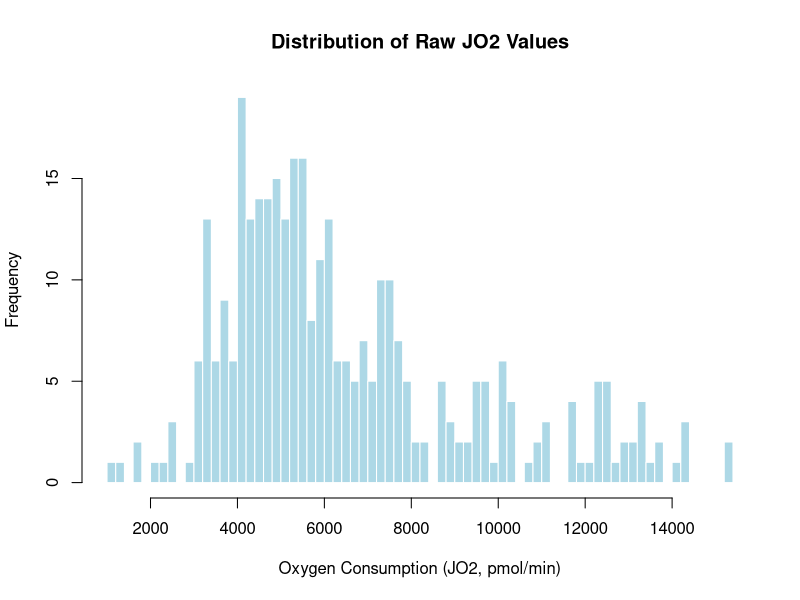
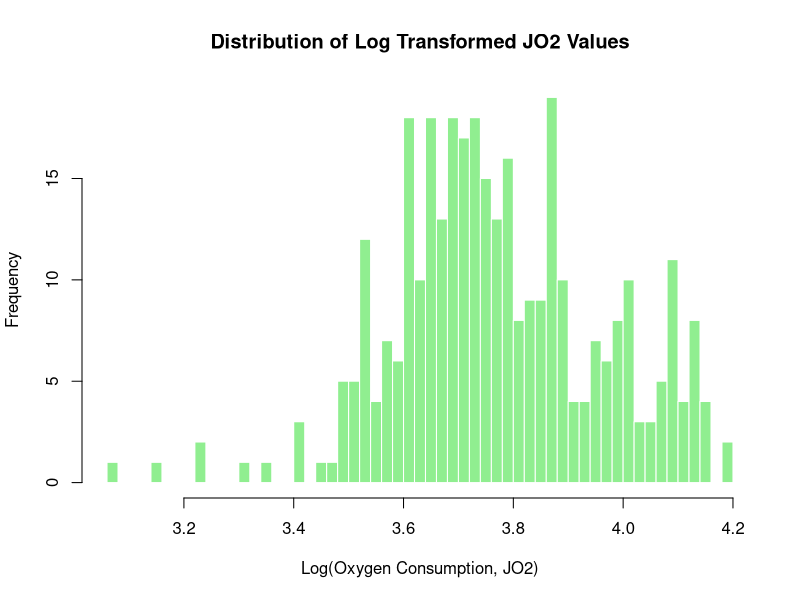
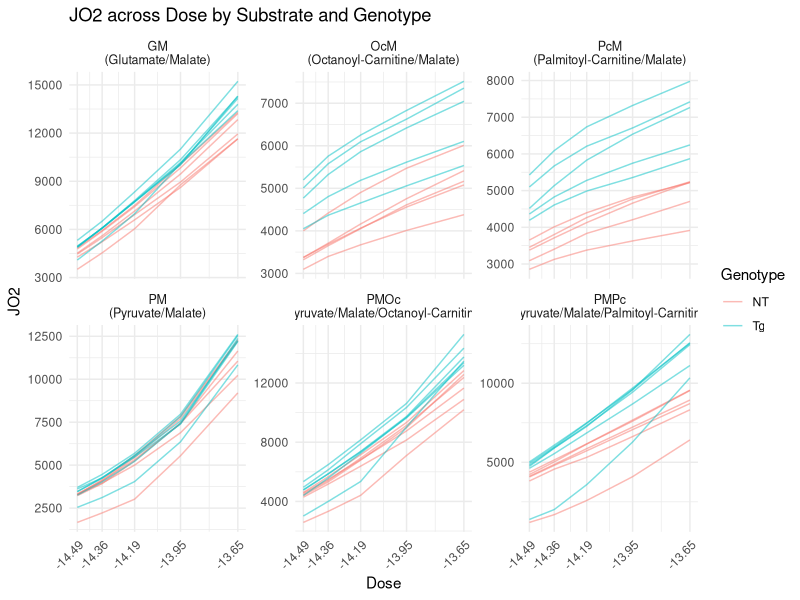
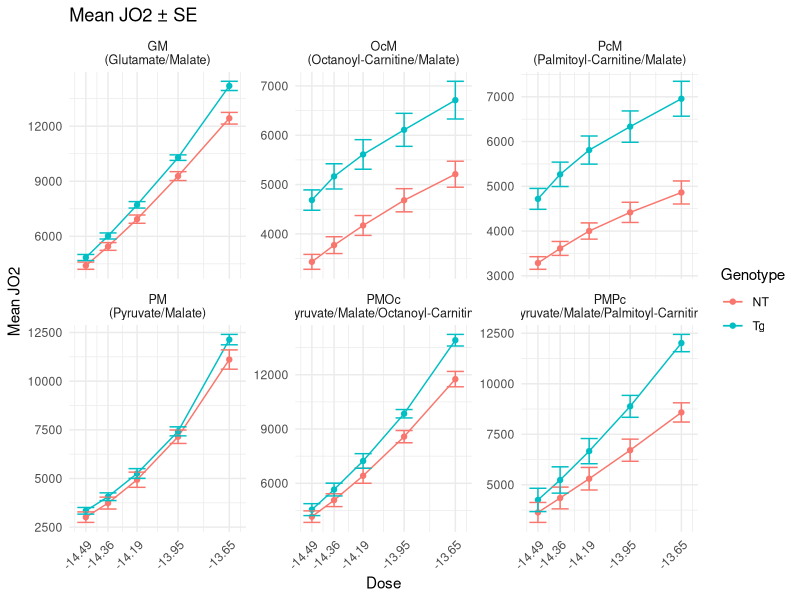
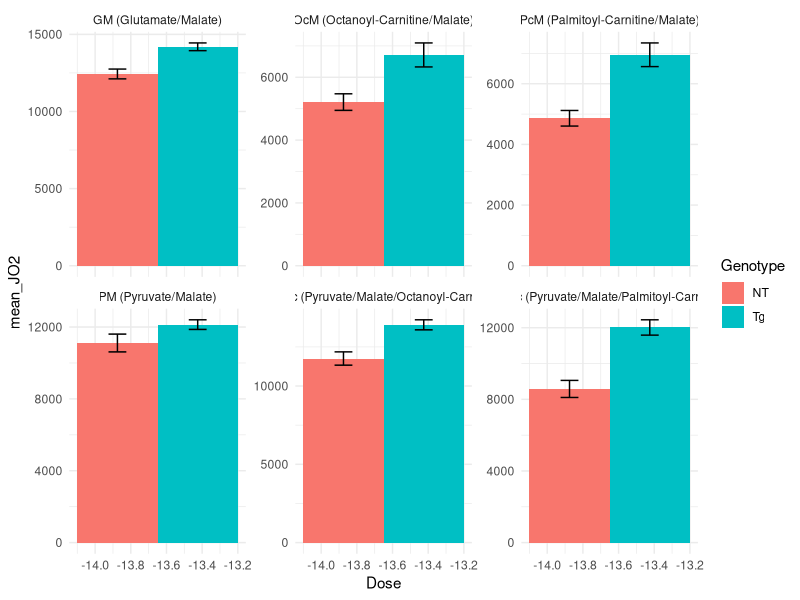
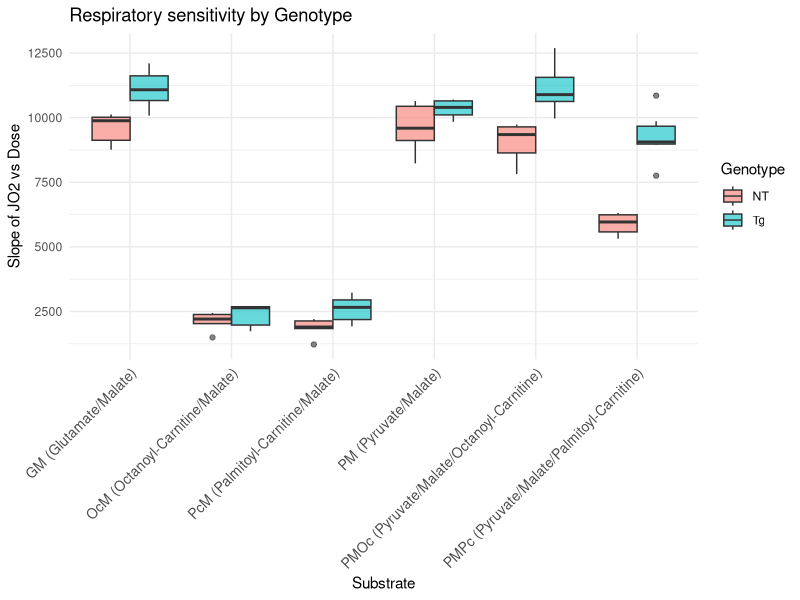
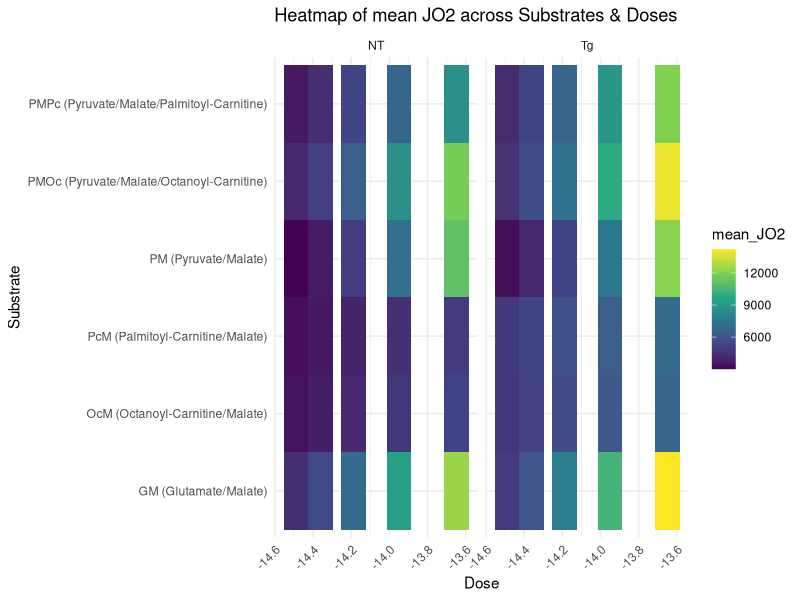
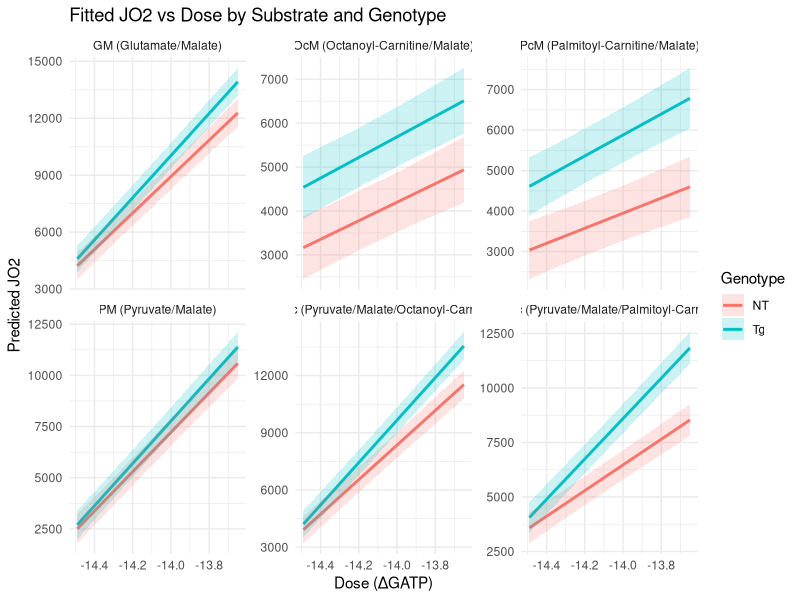

Recreate these plots in R, in order.
## ---- chunk 1
# imports
library(readr)
library(tidyverse)
library(patchwork)
library(scales)
library(ggplot2)
library(dplyr)
library(tidyr)
library(stringr)
library(broom)
library(car)
library(lme4)
library(lmerTest)
## ---- chunk 2

raw <- read_csv("data/JO2.csv", col_names = FALSE, show_col_types = FALSE)

header1 <- as.character(unlist(raw[1, ])) # substrates in row 1
header2 <- as.character(unlist(raw[2, ])) # doses in row 2

sub <- header1
sub[1] <- "Subject"
for (i in 2:length(sub)) {
    if (is.na(sub[i]) || sub[i] == "") sub[i] <- sub[i - 1]
}

dose <- header2
dose[1] <- NA # first col is Subject

new_names <- c("Subject", paste(sub[-1], dose[-1], sep = "_"))

dat <- raw[-c(1, 2), ]
names(dat) <- new_names
dat <- dat |> mutate(across(-Subject, ~ suppressWarnings(as.numeric(.))))

data_long <- dat |>
    pivot_longer(
        cols = -Subject,
        names_to = c("Substrate", "Dose"),
        names_sep = "_",
        values_to = "JO2"
    ) |>
    filter(!(Dose %in% c("Basal", "-12.95"))) |>
    mutate(
        Genotype = if_else(str_detect(Subject, "^NT"), "NT", "Tg"),
        Dose_num = as.numeric(Dose),
        Dose = factor(Dose,
            levels = c("-13.65", "-13.95", "-14.19", "-14.36", "-14.49"),
            ordered = TRUE
        )
    ) |>
    drop_na(JO2)

## ---- chunk 3
glimpse(data_long)
## ---- chunk 4
#| label: histograms
#| fig-cap: [
#|   "Distribution of raw JO2 values",
#|   "Distribution of log10-transformed JO2 values"
#| ]
#| fig-alt: [
#|   "Histogram of raw oxygen consumption (JO2) values",
#|   "Histogram of log10 of oxygen consumption (JO2) values"
#| ]

# Raw JO2
hist(
    data_long$JO2,
    breaks = 60,
    main = "Distribution of Raw JO2 Values",
    xlab = "Oxygen Consumption (JO2, pmol/min)",
    ylab = "Frequency",
    col = "lightblue",
    border = "white"
)

# Log10-transformed JO2
hist(
    log10(data_long$JO2),
    breaks = 60,
    main = "Distribution of Log Transformed JO2 Values",
    xlab = "Log(Oxygen Consumption, JO2)",
    ylab = "Frequency",
    col = "lightgreen",
    border = "white"
)

data_long <- data_long |>
    mutate(logJO2 = log10(JO2))

## ---- chunk 5
#| label: jo2-dose-plots
#| fig-cap: [
#|   "JO2 across dose by substrate and genotype",
#|   "Mean JO2 with ±SE by genotype and substrate"
#| ]
#| fig-alt: [
#|   "Line plot of individual subject trajectories over dose, colored by genotype and faceted by substrate",
#|   "Mean JO2 lines with standard error bars over dose, split by genotype and faceted by substrate"
#| ]
# Keep Dose numeric
data_long <- data_long |>
    mutate(Dose = as.numeric(as.character(Dose)))

# Get all unique doses
all_doses <- sort(unique(data_long$Dose))

summary_data <- data_long |>
    group_by(Substrate, Genotype, Dose) |>
    summarise(
        mean_JO2 = mean(JO2, na.rm = TRUE),
        se = sd(JO2, na.rm = TRUE) / sqrt(n()),
        .groups = "drop"
    )

# Plot individual lines with exact dose labels
ggplot(data_long, aes(x = Dose, y = JO2, color = Genotype, group = Subject)) +
    geom_line(alpha = 0.5) +
    facet_wrap(~Substrate, scales = "free_y", labeller = label_wrap_gen(width = 15)) +
    scale_x_continuous(breaks = all_doses) + # show all doses exactly
    theme_minimal() +
    labs(title = "JO2 across Dose by Substrate and Genotype") +
    theme(
        axis.text.x = element_text(angle = 45, hjust = 1, size = 9),
        strip.text = element_text(size = 9)
    )

# Plot genotype means ± SE with exact dose labels
ggplot(summary_data, aes(Dose, mean_JO2, color = Genotype, group = Genotype)) +
    geom_line() +
    geom_point() +
    geom_errorbar(aes(ymin = mean_JO2 - se, ymax = mean_JO2 + se), width = 0.1) +
    facet_wrap(~Substrate, scales = "free_y", labeller = label_wrap_gen(width = 15)) +
    scale_x_continuous(breaks = all_doses) + # show all doses exactly
    theme_minimal() +
    labs(title = "Mean JO2 ± SE", y = "Mean JO2") +
    theme(
        axis.text.x = element_text(angle = 45, hjust = 1, size = 9),
        strip.text = element_text(size = 9)
    )

## ---- chunk 6
#| label: baseline-bar
#| fig-cap: "Mean JO2 at Basal and low dose (-13.65)"
#| fig-alt: "Bar chart of mean JO2 comparing Basal to the lowest non-basal dose, by genotype and substrate"
data_long |>
    filter(Dose %in% c("Basal", "-13.65")) |>
    group_by(Genotype, Substrate, Dose) |>
    summarise(mean_JO2 = mean(JO2), se = sd(JO2) / sqrt(n()), .groups = "drop") |>
    ggplot(aes(x = Dose, y = mean_JO2, fill = Genotype)) +
    geom_col(position = position_dodge()) +
    geom_errorbar(aes(ymin = mean_JO2 - se, ymax = mean_JO2 + se),
        width = 0.2, position = position_dodge(0.9)
    ) +
    facet_wrap(~Substrate, scales = "free_y") +
    theme_minimal()
## ---- chunk 7
#| label: slopes-box
#| fig-cap: "Distribution of JO2–dose slopes by genotype and substrate"
#| fig-alt: "Boxplots of linear regression slopes of JO2 versus dose for each subject, split by genotype across substrates"
slopes <- data_long |>
    group_by(Subject, Genotype, Substrate) |>
    do(tidy(lm(JO2 ~ Dose_num, data = .))) |>
    filter(term == "Dose_num")

ggplot(slopes, aes(x = Substrate, y = estimate, fill = Genotype)) +
    geom_boxplot(alpha = 0.6, position = position_dodge()) +
    theme_minimal() +
    labs(y = "Slope of JO2 vs Dose", title = "Respiratory sensitivity by Genotype") +
    theme(
        axis.text.x = element_text(angle = 45, hjust = 1, size = 10) # rotate labels
    )
## ---- chunk 8
#| label: heatmap-mean
#| fig-cap: "Heatmap of mean JO2 across substrates and doses"
#| fig-alt: "Tile heatmap showing mean JO2 for each substrate and dose combination, faceted by genotype"
heat <- data_long |>
    group_by(Substrate, Dose, Genotype) |>
    summarise(mean_JO2 = mean(JO2), .groups = "drop")

ggplot(heat, aes(x = Dose, y = Substrate, fill = mean_JO2)) +
    geom_tile() +
    facet_wrap(~Genotype) +
    scale_fill_viridis_c() +
    theme_minimal() +
    labs(title = "Heatmap of mean JO2 across Substrates & Doses") +
    theme(
        axis.text.x = element_text(angle = 45, hjust = 1) # rotate x labels
    )
## ---- chunk 9

# Linear model on raw JO2, ignoring subject correlation
lm_raw <- lm(JO2 ~ Substrate * Dose, data = data_long)

# Model summary
summary(lm_raw)

# ANOVA table (Type I by default)
anova(lm_raw)

# Type II/III sums of squares:
Anova(lm_raw, type = 2) # Type II
Anova(lm_raw, type = 3) # Type III

## ---- chunk 10
# Marginal (group-level) model: JO2 by genotype only
lm_marginal <- lm(JO2 ~ Genotype, data = data_long)

# Summary and ANOVA
summary(lm_marginal)
anova(lm_marginal)

# Multiple regression with genotype, substrate, dose, and interactions
lm_multi <- lm(JO2 ~ Genotype * Substrate * Dose, data = data_long)

# Type II/III ANOVA (from car package)
library(car)
Anova(lm_multi, type = 2) # main effects after accounting for others
Anova(lm_multi, type = 3) # tests each term with all interactions

## ---- chunk 11
# Mixed model: random intercept for each mouse
lmm <- lmer(JO2 ~ Genotype * Substrate * Dose + (1 | Subject), data = data_long)

# Summary
summary(lmm)

# Type II/III tests for fixed effects
anova(lmm, type = 3) # Type III ANOVA table
## ---- chunk 12
#| label: ggeffects-curves
#| fig-cap: "Predicted JO2 vs dose by substrate and genotype from mixed model"
#| fig-alt: "Model-predicted JO2 curves with confidence ribbons across dose, faceted by substrate and colored by genotype"
library(ggeffects)
library(ggplot2)

# Predictions across dose values for each genotype × substrate
pred <- ggpredict(lmm, terms = c("Dose [all]", "Genotype", "Substrate"))

# Plot fitted curves with CIs
ggplot(pred, aes(x = x, y = predicted, color = group)) +
    geom_line(size = 1) +
    geom_ribbon(aes(ymin = conf.low, ymax = conf.high, fill = group), alpha = 0.2, color = NA) +
    facet_wrap(~facet, scales = "free_y") +
    theme_minimal() +
    labs(
        title = "Fitted JO2 vs Dose by Substrate and Genotype",
        x = "Dose (ΔGATP)", y = "Predicted JO2",
        color = "Genotype", fill = "Genotype"
    )
## ---- chunk 13
#| label: emm-heatmap
#| fig-cap: "Genotype effect (Tg – NT) across substrates and doses"
#| fig-alt: "Heatmap of estimated Tg minus NT differences in JO2 across substrates and doses"
library(emmeans)
library(dplyr)

# Estimated marginal means for each Substrate × Dose × Genotype
emm <- emmeans(lmm, ~ Genotype | Substrate * Dose)

# Compute differences Tg – NT
contrast_df <- contrast(emm, method = "revpairwise") %>%
    as.data.frame()

# Plot heatmap
ggplot(contrast_df, aes(x = Dose, y = Substrate, fill = estimate)) +
    geom_tile() +
    scale_fill_gradient2(
        low = "blue", mid = "white", high = "red", midpoint = 0,
        name = "Tg – NT difference"
    ) +
    theme_minimal() +
    labs(
        title = "Genotype Effect (Tg – NT) across \
       Substrates and Doses",
        x = "Dose (ΔGATP)", y = "Substrate"
    )
## ---- chunk 14
#| label: diag-plots
#| fig-cap: [
#|   "Residuals versus fitted values for mixed model",
#|   "QQ plot of mixed model residuals"
#| ]
#| fig-alt: [
#|   "Scatterplot of Pearson residuals against fitted values with reference line at zero",
#|   "Normal Q-Q plot comparing residual quantiles to theoretical normal quantiles"
#| ]
plot(lmm, resid(., type = "pearson") ~ fitted(.), abline = 0)

# QQ plot
qqnorm(resid(lmm))
qqline(resid(lmm))
